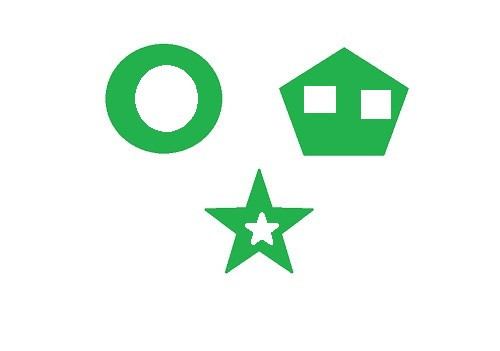
#> input picture contours_example/test2.jpg, 500 x 351 px
$ python test.py   (older library calls are emulated)
#> lines starting #> are read from the running program, lines starting #| are printed output that depends on the picture; after the words box and inside, x2 and y2 are one past the last pixel; in counts of white or black regions, pixels touching at a corner belong together
'''
Created on 2016-12-6
@author: gavin
'''

#import cv module
import cv2 as cv
import sys

if __name__ == '__main__':
    # Declare the IplImage
    pImg = None
    pContourImg = None

    contour = None
    mode = cv.RETR_EXTERNAL

    # Create Windows

    cv.namedWindow("src", 1)
    cv.namedWindow("gray", 2)
    cv.namedWindow("binary", 3)
    cv.namedWindow("contour", 4)

    # Load Image, Convert to Gray by force

    pImg = cv.imread("test2.jpg") # A image in the same directory of the file.
#> pImg is the input picture: shape (351, 500, 3); mean B, G, R 236, 246.5, 231.6
    cv.imshow("src", pImg)

    """ cvtColor(src, code[, dst[, dstCn]]) -> dst
        src：原图像。
        code：颜色空间装换编码。
            COLOR_RGB2BGRA
            COLOR_BGRA2RGB
            ...
        dst：目标图像。
        dstCn：目标图像的通道数。如果是0，则根据code和dst推导出来。
    """
    gray_pImg = cv.cvtColor(pImg, cv.COLOR_RGB2GRAY)
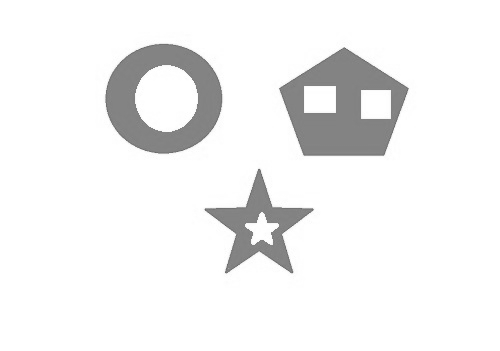
#> gray_pImg: shape (351, 500); min 98, max 255, mean 241.6
    cv.imshow("gray", gray_pImg)

    # 转换成2值图像
    """ threshold(src, thresh, maxval, type[, dst]) -> retval, dst
        type:
            HRESH_BINARY: dist(x,y) = [maxval if src(x,y) > thresh else 0][0]
            THRESH_BINARY_INV: dist(x,y) = [0 if src(x,y) > thresh else maxval][0]
            THRESH_TRUNC: dist(x,y) = [thresh if src(x,y) > thresh else src(x,y)][0]
            THRESH_TOZERO: dist(x,y) = [src(x,y) if src(x,y) > thresh else 0][0]
            THRESH_TOZERO_INV: dist(x,y) = [0 if src(x,y) > thresh else src(x,y)][0]
    """
    ret, binary = cv.threshold(gray_pImg, 180, 255, cv.THRESH_BINARY)
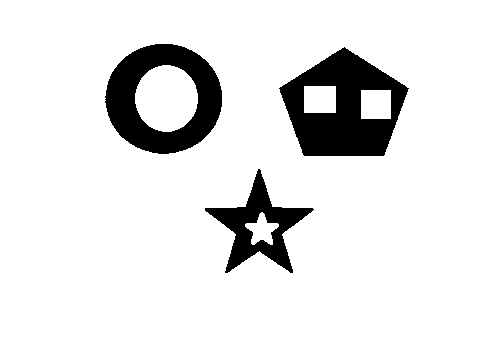
#> binary: shape (351, 500); 89.5% white; 3 black regions, box (x1, y1, x2, y2) and area: (279, 47, 409, 156) 8048, (105, 44, 222, 154) 6769, (205, 169, 314, 273) 3653
    # 黑白转换
    binary = 255 - binary
#> binary: shape (351, 500); 10.5% white; 3 white regions
    cv.imshow("binary", binary)

    # Find contours
    """ findContours(image, mode, method[, contours[, hierarchy[, offset]]]) -> image, contours, hierarchy
        image： 二值图像，原图会被改变。
        contours： contours[i]存放第i个轮廓的点。
        hiararchy: 存放轮廓的层次结构。hiararchy[0][i][0], hiararchy[0][i][1], hiararchy[0][i][2], hiararchy[0][i][3]。分别表示
                    轮廓的下一个轮廓，上一个轮廓， 上一层轮廓，下一层轮廓。
        mode：
            RETR_EXTERNAL 只检测出外轮廓。
            RETR_LIST 检出所有的轮廓，并将它们保存到list中。
            RETR_CCOMP 检出所有的轮廓并将它们组织成双层结构，顶层是外层边界，第二层是空的边界。
            RETR_TREE 检出所有的轮廓并且重新建立网状结构。
        method:
            CHAIN_APPROX_NONE 存储所有的轮廓点，轮廓点间距离不超过1。
            CHAIN_APPROC_SAMPLE 压缩水平，垂直或斜的部分，只保存最后一个点。
            CV_CHAIN_APPROX_TC89_L1,CV_CHAIN_APPROX_TC89_KCOS 使用Teh-Chin逼近算法的一个。
        offset: 相对位置，使用ROI时候很有用。
    """
    image, contours, hierarchy = cv.findContours(binary, cv.RETR_CCOMP, cv.CHAIN_APPROX_SIMPLE)
#> contours = 7 contours; box (x1, y1, x2, y2) and area: (105, 44, 222, 154) 9902, (279, 47, 409, 156) 9610, (205, 169, 314, 273) 4031, (134, 64, 199, 133) 3384, (360, 89, 392, 120) 928, (303, 85, 337, 114) 922, (244, 211, 280, 246) 618

    """ drawContours(image, contours, contourIdx, color[, thickness[, lineType[, hierarchy[, maxLevel[, offset]]]]]) -> image
        image：目标图像
        contours：轮廓数据
        contourIdx：轮廓的索引，如果为-1，则绘制所有轮廓。
        color：轮廓的颜色
        thickness：轮廓的厚度。-1时候为填充模式。
        lineType：
            8 (or 0) - 8-connected line（8邻接)连接线。
            4 - 4-connected line(4邻接)连接线。
            CV_AA - 抗锯齿线条。
        hierarchy：轮廓的网络结构。
        maxLevel：遍历轮廓的最大层次。-1时候，只有输入轮廓会被画出，-2时候输入轮廓及其子节点会被画出。
        offset：轮廓的相对位置。
    """
    cv.drawContours(pImg, contours, 0, (255, 0, 0), 1, 8, hierarchy=hierarchy, maxLevel=-1, offset=(10,0))
    cv.drawContours(pImg, contours, 1, (255, 0, 0), 4, 4, hierarchy=hierarchy, maxLevel=-1, offset=(10,0))
    cv.drawContours(pImg, contours, 2, (0, 255, 0), 4, 8, hierarchy=hierarchy, maxLevel=-1, offset=(0,0))
    cv.drawContours(pImg, contours, 3, (0, 255, 0), 8, 4, hierarchy=hierarchy, maxLevel=-1, offset=(0,0))
    cv.drawContours(pImg, contours, 4, (0, 255, 0), 6, 4, hierarchy=hierarchy, maxLevel=-1, offset=(0,0))
    cv.drawContours(pImg, contours, 5, (0, 0, 255), 2, cv.LINE_AA, hierarchy=hierarchy, maxLevel=-1, offset=(0,0))
    cv.drawContours(pImg, contours, 6, (0, 0, 255), 8, 4, hierarchy=hierarchy, maxLevel=-1, offset=(0,0))
    cv.imshow("contour", pImg)

    # 等待按键
    cv.waitKey(0)
    # Destory Windows
    cv.destroyWindow("src")
    cv.destroyWindow("binary")
    cv.destroyWindow("gray")
    cv.destroyWindow("contour")
    sys.exit(0)
#> (the program exits here)
